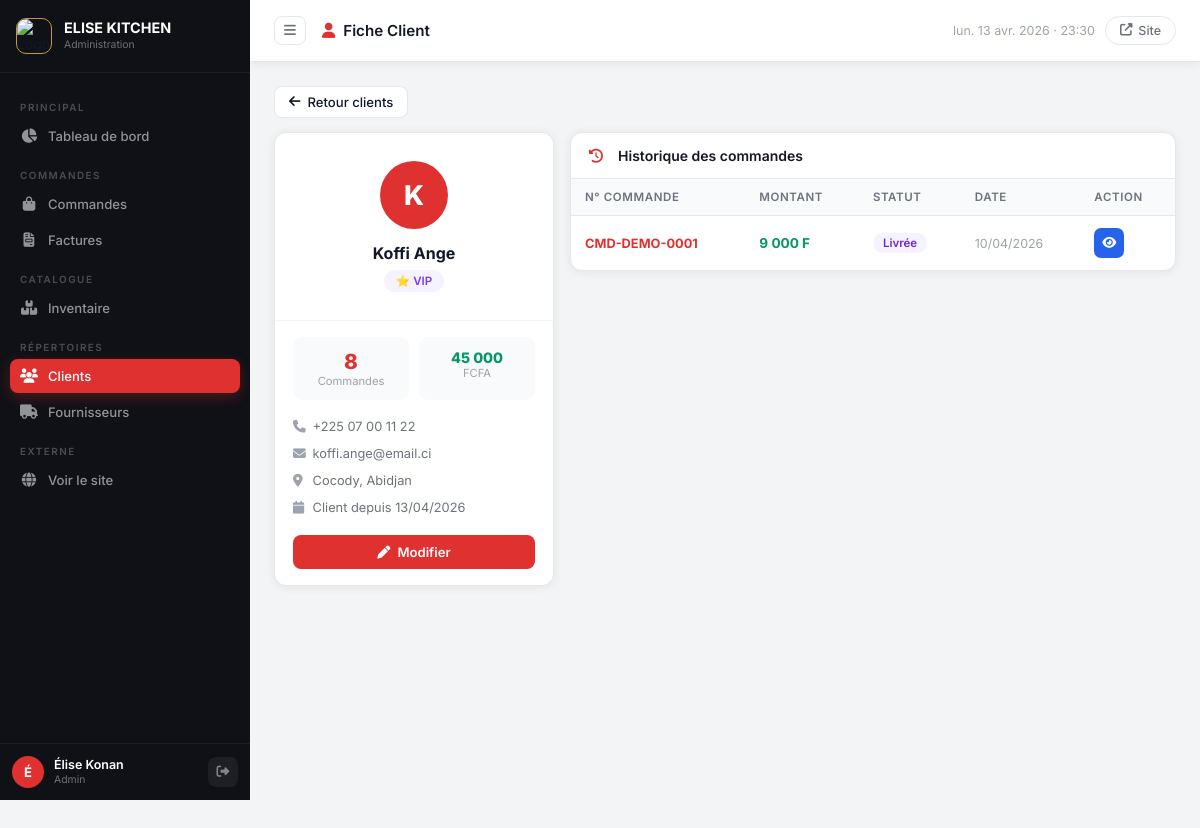
The page /admin/client/1 (signed in) on the database its author committed.
### tables this page shows
CREATE TABLE clients (
    id             INTEGER PRIMARY KEY AUTOINCREMENT,
    nom            TEXT NOT NULL,
    telephone      TEXT,
    email          TEXT,
    adresse        TEXT,
    type_client    TEXT DEFAULT 'particulier',
    nb_commandes   INTEGER DEFAULT 0,
    total_depense  REAL DEFAULT 0,
    created_at     TEXT DEFAULT (datetime('now','localtime'))
);

CREATE TABLE commandes (
    id               INTEGER PRIMARY KEY AUTOINCREMENT,
    numero           TEXT UNIQUE NOT NULL,
    client_id        INTEGER,
    client_nom       TEXT NOT NULL,
    client_telephone TEXT NOT NULL,
    client_email     TEXT,
    client_adresse   TEXT,
    type_livraison   TEXT DEFAULT 'retrait',
    statut           TEXT DEFAULT 'nouvelle',
    montant_total    REAL NOT NULL DEFAULT 0,
    notes            TEXT,
    date_commande    TEXT DEFAULT (datetime('now','localtime')),
    FOREIGN KEY (client_id) REFERENCES clients(id)
);

### app.py (the view)
@app.route('/admin/client/<int:id>')
@login_required
def admin_client_detail(id):
    client = qry("SELECT * FROM clients WHERE id=?", (id,), one=True)
    if not client:
        flash("Client introuvable.", "danger"); return redirect(url_for('admin_clients'))
    commandes = qry("SELECT * FROM commandes WHERE client_id=? ORDER BY date_commande DESC", (id,))
    return render_template('admin/client_detail.html', client=client, commandes=commandes)

### app.py (called while the page is built)
def get_db():
    if 'db' not in g:
        g.db = sqlite3.connect(
            app.config['DATABASE'],
            detect_types=sqlite3.PARSE_DECLTYPES
        )
        g.db.row_factory = sqlite3.Row
        g.db.execute("PRAGMA journal_mode=WAL")
        g.db.execute("PRAGMA foreign_keys=ON")
    return g.db

def qry(sql, args=(), one=False):
    cur = get_db().execute(sql, args)
    rows = [dict(r) for r in cur.fetchall()]
    return rows[0] if one and rows else (None if one else rows)

def login_required(f):
    @wraps(f)
    def deco(*a, **kw):
        if 'admin_id' not in session:
            flash("Veuillez vous connecter.", "warning")
            return redirect(url_for('admin_login'))
        return f(*a, **kw)
    return deco

@app.template_filter('datefr')
def datefr(v, fmt='%d/%m/%Y'):
    if not v:
        return '—'
    try:
        dt = datetime.fromisoformat(str(v)[:19])
        return dt.strftime(fmt)
    except Exception:
        return str(v)

@app.template_filter('fcfa')
def fcfa(v):
    try:
        return f"{float(v):,.0f}".replace(',', ' ')
    except Exception:
        return '0'

@app.template_filter('statut_label')
def statut_label(s):
    return {
        'nouvelle': 'Nouvelle', 'confirmée': 'Confirmée',
        'en_preparation': 'En préparation', 'prête': 'Prête !',
        'livrée': 'Livrée', 'annulée': 'Annulée'
    }.get(s, s)

@app.template_filter('statut_css')
def statut_css(s):
    return s.replace(' ', '_').replace('é', 'e').replace('è', 'e')

@app.context_processor
def inject_globals():
    ctx = {'nouvelles_commandes': 0, 'annee': datetime.now().year}
    if 'admin_id' in session:
        try:
            row = qry("SELECT COUNT(*) as n FROM commandes WHERE statut='nouvelle'", one=True)
            ctx['nouvelles_commandes'] = row['n'] if row else 0
        except Exception:
            pass
    return ctx

### templates/admin/client_detail.html (shortened to what this page needs)
{% extends "admin/base.html" %}
{% block page_title %}<i class="fas fa-user" style="color:#E03131;margin-right:8px;"></i>Fiche Client{% endblock %}
{% block content %}
<div style="margin-bottom:14px;">
    <a href="{{ url_for('admin_clients') }}" class="btn-secondary" style="padding:7px 14px;"><i class="fas fa-arrow-left"></i> Retour clients</a>
</div>
<div style="display:grid;grid-template-columns:280px 1fr;gap:16px;align-items:start;">
    <div style="display:flex;flex-direction:column;gap:14px;">
        <div class="panel">
            <div style="padding:28px 20px;text-align:center;border-bottom:1px solid #F3F4F6;">
                <div style="width:68px;height:68px;border-radius:50%;background:#E03131;color:#fff;font-weight:800;font-size:1.7rem;display:flex;align-items:center;justify-content:center;margin:0 auto 14px;">
                    {{ client.nom[0].upper() }}
                </div>
                <div style="font-size:1rem;font-weight:700;color:#111827;">{{ client.nom }}</div>
                {% set tc = client.type_client or 'particulier' %}
                <span style="display:inline-block;margin-top:7px;padding:4px 12px;border-radius:100px;font-size:.72rem;font-weight:600;text-transform:capitalize;
                    {% if tc == 'vip' %}background:#F5F3FF;color:#7C3AED;{% elif tc == 'professionnel' %}background:#EFF6FF;color:#2563EB;{% else %}background:#F3F4F6;color:#6B7280;{% endif %}">
                    {{ '⭐ VIP' if tc == 'vip' else ('Pro' if tc == 'professionnel' else 'Particulier') }}
                </span>
            </div>
            <div class="panel-body">
                <div style="display:grid;grid-template-columns:1fr 1fr;gap:10px;margin-bottom:14px;">
                    <div style="text-align:center;background:#F9FAFB;border-radius:9px;padding:12px;">
                        <div style="font-size:1.3rem;font-weight:800;color:#E03131;">{{ client.nb_commandes or 0 }}</div>
                        <div style="font-size:.7rem;color:#9CA3AF;">Commandes</div>
                    </div>
                    <div style="text-align:center;background:#F9FAFB;border-radius:9px;padding:12px;">
                        <div style="font-size:.9rem;font-weight:800;color:#059669;">{{ (client.total_depense or 0) | fcfa }}</div>
                        <div style="font-size:.7rem;color:#9CA3AF;">FCFA</div>
                    </div>
                </div>
                <div style="font-size:.8rem;color:#6B7280;line-height:2.1;">
                    {% if client.telephone %}<div><i class="fas fa-phone" style="width:16px;color:#9CA3AF;"></i> {{ client.telephone }}</div>{% endif %}
                    {% if client.email %}<div><i class="fas fa-envelope" style="width:16px;color:#9CA3AF;"></i> {{ client.email }}</div>{% endif %}
                    {% if client.adresse %}<div><i class="fas fa-map-marker-alt" style="width:16px;color:#9CA3AF;"></i> {{ client.adresse }}</div>{% endif %}
                    {% if client.created_at %}<div><i class="fas fa-calendar" style="width:16px;color:#9CA3AF;"></i> Client depuis {{ client.created_at | datefr }}</div>{% endif %}
                </div>
                <a href="{{ url_for('admin_modifier_client', id=client.id) }}" class="btn-add" style="width:100%;margin-top:14px;justify-content:center;display:flex;">
                    <i class="fas fa-pen"></i> Modifier
                </a>
            </div>
        </div>
    </div>
    <div class="panel">
        <div class="panel-head">
            <div class="panel-head-title"><i class="fas fa-history" style="color:#E03131;"></i>&nbsp; Historique des commandes</div>
        </div>
        <table class="admin-table">
            <thead><tr><th>N° Commande</th><th>Montant</th><th>Statut</th><th>Date</th><th>Action</th></tr></thead>
            <tbody>
                {% for c in commandes %}
                <tr>
                    <td><strong style="color:#E03131;font-size:.8rem;">{{ c.numero }}</strong></td>
                    <td style="font-weight:700;color:#059669;">{{ c.montant_total | fcfa }} F</td>
                    <td><span class="cmd-badge badge-{{ c.statut | statut_css }}">{{ c.statut | statut_label }}</span></td>
                    <td style="color:#9CA3AF;font-size:.78rem;">{{ c.date_commande | datefr }}</td>
                    <td><a href="{{ url_for('admin_commande_detail', id=c.id) }}" class="btn-act btn-view"><i class="fas fa-eye"></i></a></td>
                </tr>
                {% else %}
                <tr><td colspan="5" class="empty-admin" style="padding:28px;"><i class="fas fa-inbox"></i><p>Aucune commande.</p></td></tr>
                {% endfor %}
            </tbody>
        </table>
    </div>
</div>
{% endblock %}

### static/css/admin.css (style rules this page uses)
:root { --sidebar-bg: #0F1117; --sidebar-w: 250px; --topbar-h: 62px; --red: #E03131; --red-dk: #B91C1C; --red-lt: #FFF0F0; --gold: #C4973A; --content-bg: #F3F4F6; --white: #FFFFFF; --dark: #111827; --gray-50: #F9FAFB; --gray-100: #F3F4F6; --gray-200: #E5E7EB; --gray-400: #9CA3AF; --gray-600: #6B7280; --gray-700: #374151; --gray-800: #1F2937; --green: #059669; --blue: #2563EB; --orange: #D97706; --purple: #7C3AED; --radius: 12px; --radius-sm: 8px; --shadow: 0 1px 10px rgba(0,0,0,0.07); --shadow-md: 0 4px 20px rgba(0,0,0,0.1); }
*, *::before, *::after { box-sizing: border-box; margin: 0; padding: 0; }
body { font-family: 'Inter', sans-serif; background: var(--content-bg); color: var(--dark); min-height: 100vh; font-size: 0.875rem; -webkit-font-smoothing: antialiased; }
a { text-decoration: none; color: inherit; }
.panel { background: var(--white); border-radius: var(--radius); box-shadow: var(--shadow); border: 1px solid var(--gray-200); overflow: hidden; }
.panel-head { display: flex; align-items: center; justify-content: space-between; padding: 14px 18px; border-bottom: 1px solid var(--gray-200); }
.panel-head-title { font-size: 0.875rem; font-weight: 600; color: var(--dark); display: flex; align-items: center; gap: 8px; }
.panel-body { padding: 16px 18px; }
.admin-table { width: 100%; border-collapse: collapse; }
.admin-table thead th { padding: 11px 14px; background: var(--gray-50); font-size: 0.72rem; font-weight: 600; text-transform: uppercase; letter-spacing: 0.6px; color: var(--gray-600); text-align: left; border-bottom: 1px solid var(--gray-200); white-space: nowrap; }
.admin-table tbody td { padding: 12px 14px; border-bottom: 1px solid var(--gray-100); font-size: 0.85rem; vertical-align: middle; }
.admin-table tbody tr:last-child td { border-bottom: none; }
.cmd-badge { display: inline-flex; align-items: center; gap: 5px; padding: 3px 10px; border-radius: 100px; font-size: 0.72rem; font-weight: 600; white-space: nowrap; }
.badge-livree { background: #f5f3ff; color: #6d28d9; }
.btn-act { width: 30px; height: 30px; border-radius: 7px; display: flex; align-items: center; justify-content: center; font-size: 0.78rem; cursor: pointer; transition: all 0.18s; border: none; text-decoration: none; color: white; flex-shrink: 0; }
.btn-view { background: var(--blue); }
.btn-add { display: inline-flex; align-items: center; gap: 7px; padding: 9px 18px; background: var(--red); color: white; border-radius: var(--radius-sm); font-size: 0.82rem; font-weight: 600; border: none; cursor: pointer; transition: all 0.2s; text-decoration: none; white-space: nowrap; margin-left: auto; }
.btn-secondary { display: inline-flex; align-items: center; gap: 7px; padding: 9px 18px; background: var(--white); color: var(--dark); border: 1px solid var(--gray-200); border-radius: var(--radius-sm); font-size: 0.82rem; font-weight: 500; cursor: pointer; transition: all 0.2s; text-decoration: none; }

### rows shown on the page
clients: nom "K", nom "Koffi Ange", type_client "⭐ VIP", nb_commandes "8", total_depense "45 000", telephone "+225 07 00 11 22", email "koffi.ange@email.ci", adresse "Cocody, Abidjan", created_at "13/04/2026"
commandes: numero "CMD-DEMO-0001", montant_total|fcfa "9 000", statut|statut_label "Livrée", date_commande "10/04/2026"

### other values the page prints
{{ session.get('admin_nom', 'A')[0].upper() }} "É"
{{ session.get('admin_nom', 'Admin') }} "Élise Konan"
{{ session.get('admin_role', '') }} "Admin"
